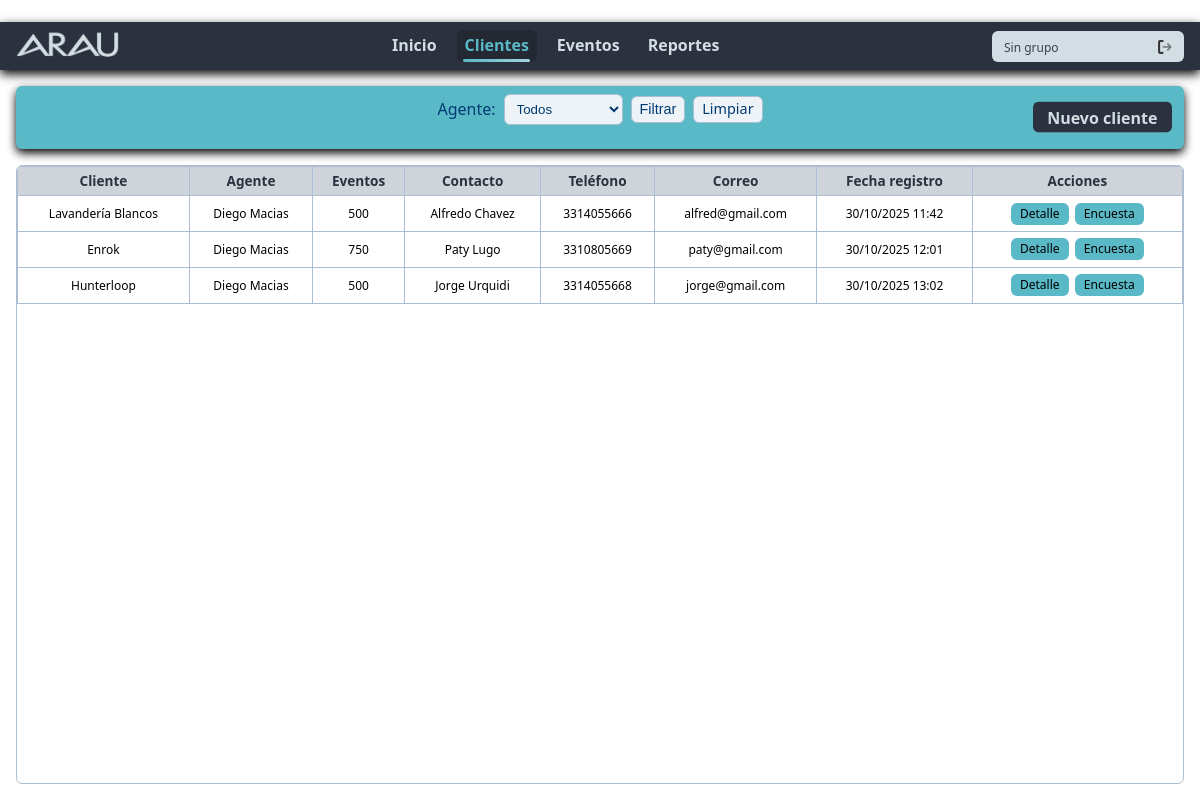
The app's page /clientes/lista/, older data.
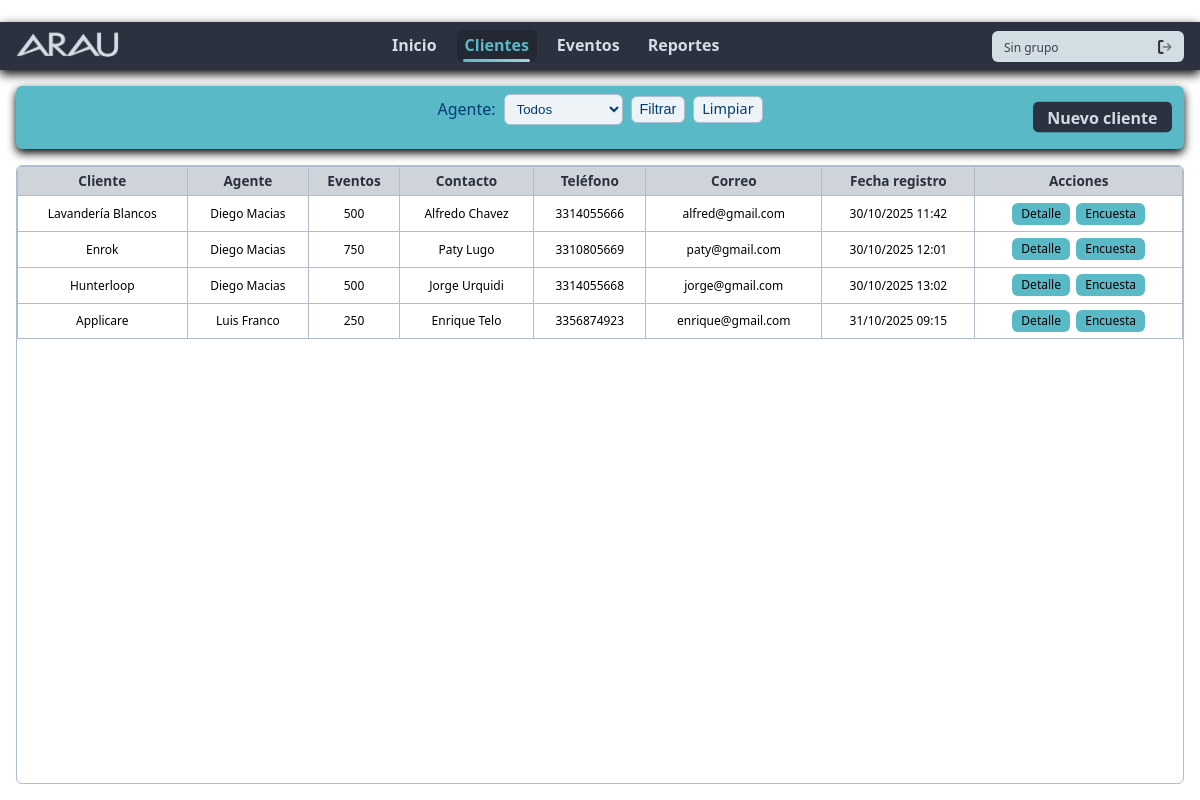
The same page, newer data.
### clientes/models.py (models this page shows, shortened)
class Cliente(models.Model):
    cliente = models.CharField(max_length=200)
    agente = models.ForeignKey(
        User,
        on_delete=models.CASCADE,
        related_name="clientes_asignados"
    )
    num_eventos = models.IntegerField(default=0)
    contacto = models.CharField(max_length=200)
    num_contacto = models.CharField(max_length=20)
    correo = models.EmailField(null=True, blank=True)
    usuario_asociado = models.OneToOneField(
        User,
        on_delete=models.SET_NULL,
        null=True,
        blank=True,
        related_name="perfil_cliente"
    )
    fecha_registro = models.DateTimeField(auto_now_add=True)

### clientes/views.py (the view)
# urls.py: path('lista/', views.lista_clientes, name='clientes_lista'),
def lista_clientes(request):
    clientes = Cliente.objects.select_related("agente").all()
    agente_id = request.GET.get('agente')
    if agente_id:
        try:
            clientes = clientes.filter(agente_id=int(agente_id))
        except ValueError:
            pass
    agentes = (Cliente.objects
               .select_related('agente')
               .values('agente_id', 'agente__first_name', 'agente__last_name', 'agente__username')
               .distinct())
    return render(request, "clientes/lista.html", {
        'clientes': clientes,
        'is_cliente': request.user.groups.filter(name='Cliente').exists(),
        'agentes': agentes,
        'agente_selected': agente_id or '',
    })

### clientes/templates/clientes/lista.html (shortened to what this page needs)
﻿{% extends "lista.html" %}
{% block filtros %}
  <div class="filter-container">
    <form method="get">
      <label for="agente">Agente:</label>
      <select name="agente" id="agente">
        <option value="">Todos</option>
      </select>
      <button type="submit" class="btn-filter">Filtrar</button>
      <a href="{% url 'clientes_lista' %}" class="btn-filter">Limpiar</a>
    </form>
    <a href="{% url 'agregar_cliente' %}?next={{ request.get_full_path|urlencode }}" class="btn-primary">Nuevo cliente</a>
  </div>
{% endblock %}
{% block tabla_head %}
  <tr>
    <th>Cliente</th>
    <th>Agente</th>
    <th>Eventos</th>
    <th>Contacto</th>
    <th>Teléfono</th>
    <th>Correo</th>
    <th>Fecha registro</th>
    <th>Acciones</th>
  </tr>
{% endblock %}
{% block tabla_body %}
  {% for c in clientes %}
    <tr>
      <td>{{ c.cliente }}</td>
      <td>{{ c.agente.get_full_name|default:c.agente.username }}</td>
      <td>{{ c.num_eventos }}</td>
      <td>{{ c.contacto }}</td>
      <td>{{ c.num_contacto }}</td>
      <td>{{ c.correo }}</td>
      <td>{{ c.fecha_registro|date:"d/m/Y H:i" }}</td>
      <td>
        <a href="{% url 'editar_cliente' c.id %}?next={{ request.get_full_path|urlencode }}" class="btn-detalle">Detalle</a>
        <a href="{% url 'configurar_encuesta' c.id %}?next={{ request.get_full_path|urlencode }}" class="btn-detalle">Encuesta</a>
      </td>
    </tr>
  {% empty %}
    <tr>
      <td colspan="100%">Sin clientes registrados</td>
    </tr>
  {% endfor %}
{% endblock %}

Row changes from the older to the newer data that the page shows:
added Cliente: cliente "Applicare", agente.get_full_name "Luis Franco", num_eventos "250", contacto "Enrique Telo", num_contacto "3356874923", correo "enrique@gmail.com", fecha_registro "31/10/2025 09:15"
